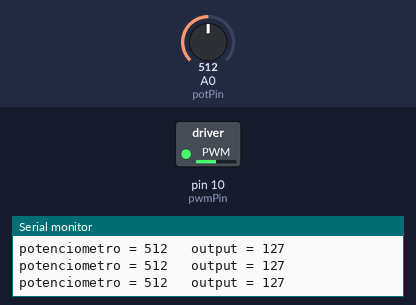
Recording of a sketch running on a simulated Arduino Uno, built with avr-gcc and run on an emulated ATmega328P. Parts: switched loads named in the sketch (green lamp = pin HIGH), the last lines printed to the serial monitor. The inputs (shaded band) are chosen by the test bench; at power-on: A0 (potPin) = 512.

Above: at 1.2 s.
1.3 s: A0 (potPin) set to 417
At 2.5 s:
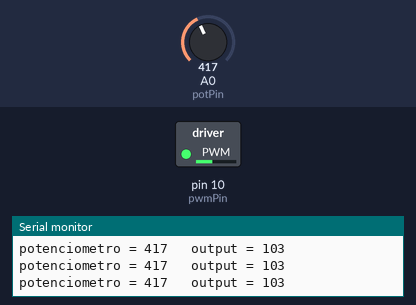
4.3 s: A0 (potPin) set to 384
At 5.4 s:
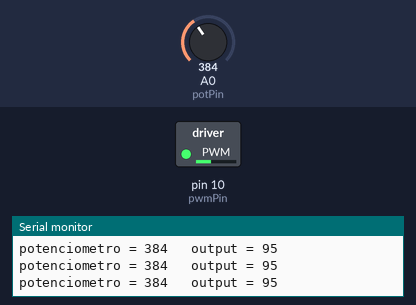
5.8 s: A0 (potPin) set to 104
At 7.0 s:
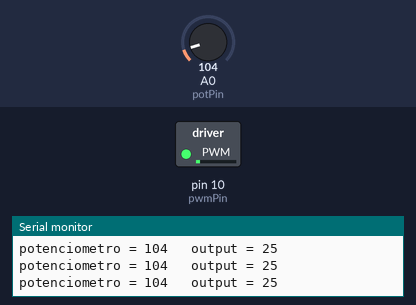
7.3 s: A0 (potPin) set to 95
At 7.8 s:
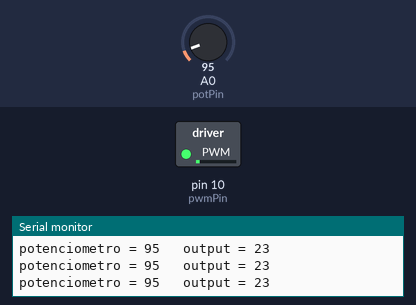
10.3 s: A0 (potPin) set to 1023
At 11.0 s:
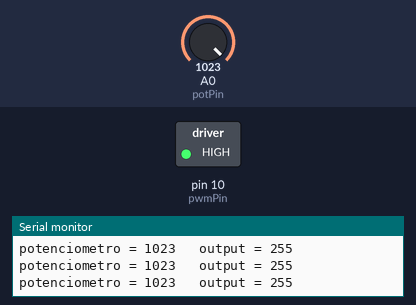
11.8 s: A0 (potPin) set to 1009
At 13.2 s:
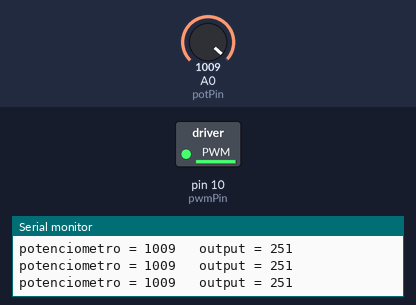
14.8 s: A0 (potPin) set to 985
Timing chart, 0 to 17.8 s (numbered marks = the images above; inputs shaded):
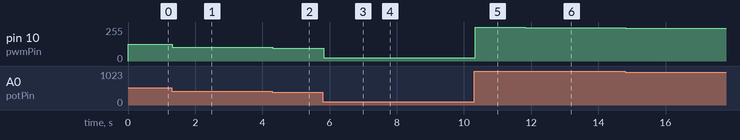

Measured:
- after the input at 1.3 s, pin 10 (pwmPin): 127/255 → 103/255 at once
- after the input at 4.3 s, pin 10 (pwmPin): 103/255 → 95/255 at once
- after the input at 5.8 s, pin 10 (pwmPin): 95/255 → 25/255 at once
- after the input at 7.3 s, pin 10 (pwmPin): 25/255 → 23/255 at once
- after the input at 10.3 s, pin 10 (pwmPin): 23/255 → 255/255 at once
- after the input at 11.8 s, pin 10 (pwmPin): 255/255 → 251/255 at once
- after the input at 14.8 s, pin 10 (pwmPin): 251/255 → 245/255 at once

The sketch:

ControlMotor.ino
```cpp
/*
Usaremos un potenciómetro (A0) para controlar la velocidad del motor (PWM10)
 */

const int potPin = A0;  // Analog input A0 para el potenciómetro
const int pwmPin = 10; // Analog (PWM) output pin Para el motor

void setup() {
  // initializamos las communicationes serie a 9600 bps:
  Serial.begin(9600);
}

void loop() {

  int potValue = analogRead(potPin);
  int outputValue = map(potValue, 0, 1023, 0, 255);

  analogWrite(pwmPin, outputValue);

  Serial.print("potenciometro = ");
  Serial.print(potValue);
  Serial.print("\t output = ");
  Serial.println(outputValue);

  // esperamos 2 milliseconds
  delay(2);
}
```
